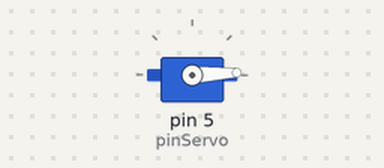
Bench run of a sketch on a simulated Arduino Uno, built with avr-gcc and run on an emulated ATmega328P. Parts: servo.

Above: at 0.05 s.
At 1.3 s:
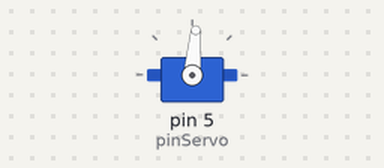
At 2.6 s:
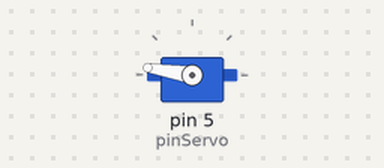
At 5.2 s:
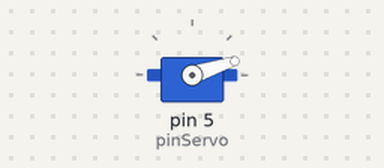
Timing chart, 0 to 7.1 s (numbered marks = the images above):
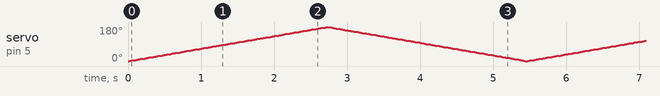

The sketch:

meuServo.ino
```cpp
#include <Arduino.h>


#include <Servo.h>

Servo meuServo;
#define pinServo 5
int angulo = 0;

void setup() {

    meuServo.attach(pinServo);
}


void loop() {

    for(angulo = 0; angulo <= 180; angulo++) {
        meuServo.write(angulo);
        delay(15);
    }

    for(angulo = 180; angulo >= 0; angulo--) {
        meuServo.write(angulo);
        delay(15);
    }
}
```
